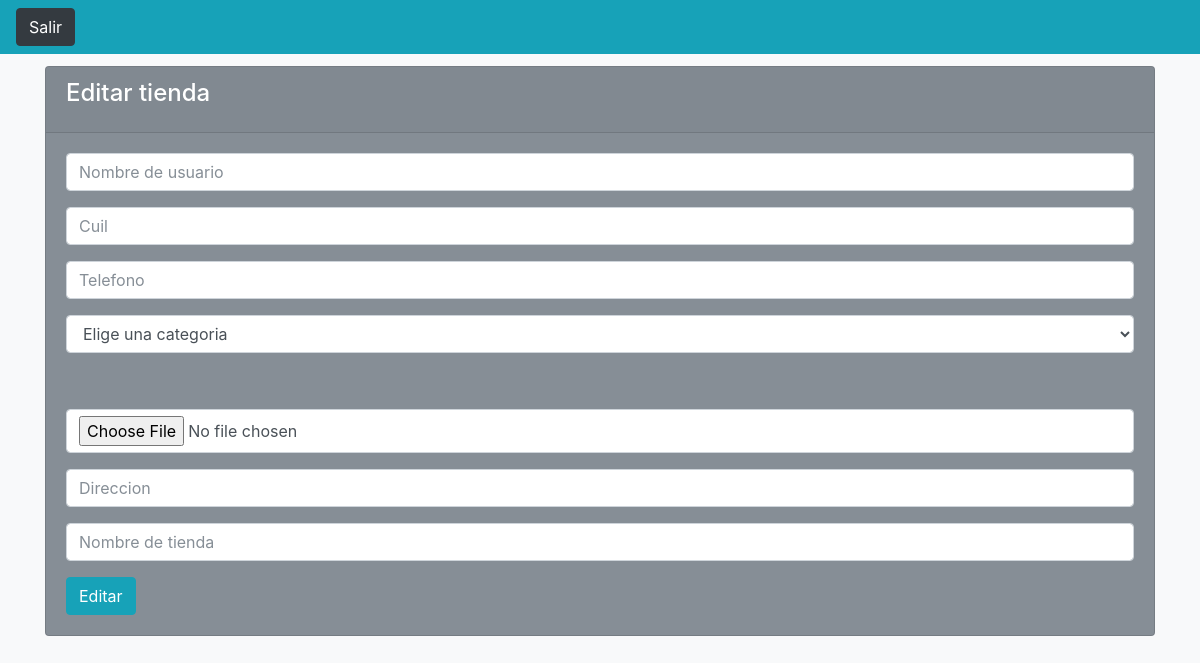
The app's page /formulario_registro/admin/editar_producto.php?clave=9963e54151576493b03a4d31796c73a8f4afce58, older data.
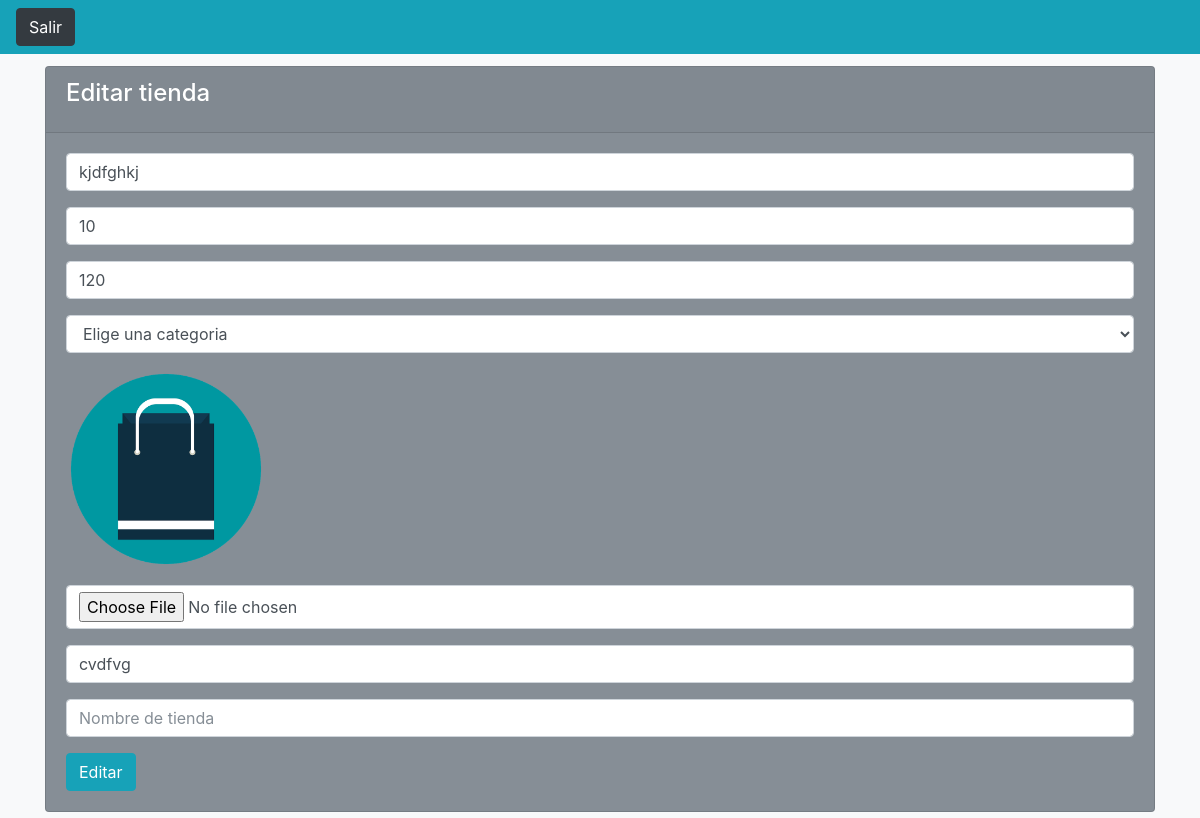
The same page, newer data.
### tables this page shows
CREATE TABLE `inventario` (
  `id` int(10) NOT NULL,
  `clave` varchar(100) NOT NULL,
  `nombredeusuario` varchar(100) NOT NULL,
  `cuil` int(100) NOT NULL,
  `telefono` int(100) NOT NULL,
  `categoria` varchar(50) NOT NULL,
  `direccion` text NOT NULL,
  `nombretienda` varchar(100) NOT NULL,
  `foto` varchar(100) NOT NULL
);

### formulario_registro/admin/editar_producto.php (the view, shortened to what this page needs)
<?php include '../extend/header.php';
$clave = htmlentities($_GET['clave']);
$sel = $con->prepare("SELECT * FROM inventario WHERE clave = ?");
$sel->execute(array($clave));
  	if ($f = $sel->fetch()) {
  	}
?>
<div class="container" style="margin-top: 1%;">
	<div class="card text-white bg-secondary">
			<div class="card-header"><h4 class="card-title">Editar tienda</h4></div>
			<div class="card-body">
				<form action="up_inventario.php" method="post" autocomplete="off" enctype="multipart/form-data">
<div class="form-group">
						<input type="text" name="nombredeusuario" required placeholder="Nombre de usuario" class="form-control" value="<?php echo $f['nombredeusuario'] ?>">
					</div>
					<div class="form-group">
						<input type="number" name="cuil" required placeholder="Cuil" class="form-control value=" value="<?php echo $f['cuil'] ?>">
					</div>
					<div class="form-group">
						<input type="number" required name="telefono" placeholder="Telefono" class="form-control" value="<?php echo $f['telefono'] ?>">
					</div>
					<div class="form-group">
						<select name="categoria" required class="form-control" >">
							<option value="" disabled="" selected="">Elige una categoria</option>
						</select>
					</div>
					<div class="form-group">
						<img src="<?php echo $f['foto'] ?>" width="200">
					</div>
					<div class="form-group">
						<input type="file" name="imagen"  class="form-control">
					</div>
					<div class="form-group">
						<input name="direccion" placeholder="Direccion" class="form-control" value="<?php echo $f['direccion'] ?>"> </input>
					</div>
					<div class="form-group">
						<input name="nombretienda" placeholder="Nombre de tienda" class="form-control"  value="<?php echo $f['nombretienda'] ?>"></input>
					</div>
					<button type="submit" class="btn btn-info">Editar</button>
				</form>
			</div>
		</div>
</div>
</body>
</html>

Row changes from the older to the newer data that the page shows:
added inventario: nombredeusuario "kjdfghkj", telefono "120", foto (picture), direccion "cvdfvg"
Text that changed along with them:
form field cuil: (not shown) → "10"
